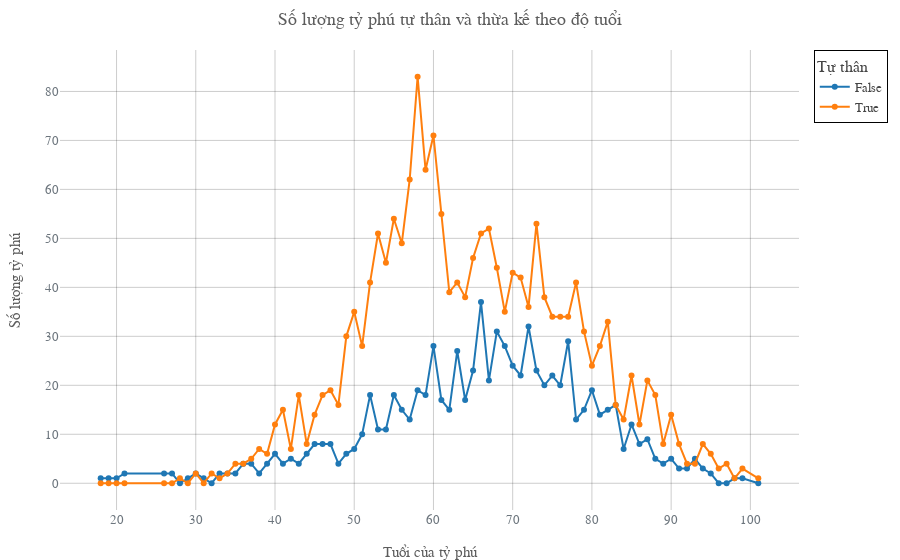

Notebook code cell kept with this figure:
### Markdown cell above
#### **Giả thuyết:** Phần lớn tỉ phú dưới 30 tuổi là tỉ phú thừa kế.

### Code cell
age_self_made_counts = df.groupby(
    ['age', 'selfMade']).size().unstack(fill_value=0)

age_self_made_counts_reset = age_self_made_counts.reset_index()
age_self_made_counts_melted = age_self_made_counts_reset.melt(
    id_vars=['age'], var_name='selfMade', value_name='Count')

# Vẽ biểu đồ với Plotly
fig = px.line(
    age_self_made_counts_melted,
    x='age',
    y='Count',
    color='selfMade',
    markers=True,
    labels={'age': 'Tuổi của tỷ phú',
            'Count': 'Số lượng tỷ phú', 'selfMade': 'Tự thân'},
    title="Số lượng tỷ phú tự thân và thừa kế theo độ tuổi"
)

# Hiển thị biểu đồ
fig.show()

### Figure 1 — Plotly figure (JSON) as saved in the notebook; plotly's stock layout.template omitted (floating-point values rounded to 4 significant figures)
{"data": [{"hovertemplate": "Tự thân=False<br>Tuổi của tỷ phú=%{x}<br>Số lượng tỷ phú=%{y}<extra></extra>", "legendgroup": "False", "line": {"color": "#1F77B4", "dash": "solid"}, "marker": {"symbol": "circle"}, "mode": "lines+markers", "name": "False", "orientation": "v", "showlegend": true, "type": "scatter", "x": [18, 19, 20, 21, 26, 27, 28, 29, 30, 31, 32, 33, 34, 35, 36, 37, 38, 39, 40, 41, 42, 43, 44, 45, 46, 47, 48, 49, 50, 51, 52, 53, 54, 55, 56, 57, 58, 59, 60, 61, 62, 63, 64, 65, 66, 67, 68, 69, 70, 71, 72, 73, 74, 75, 76, 77, 78, 79, 80, 81, 82, 83, 84, 85, 86, 87, 88, 89, 90, 91, 92, 93, 94, 95, 96, 97, 98, 99, 101], "xaxis": "x", "y": [1, 1, 1, 2, 2, 2, 0, 1, 2, 1, 0, 2, 2, 2, 4, 4, 2, 4, 6, 4, 5, 4, 6, 8, 8, 8, 4, 6, 7, 10, 18, 11, 11, 18, 15, 13, 19, 18, 28, 17, 15, 27, 17, 23, 37, 21, 31, 28, 24, 22, 32, 23, 20, 22, 20, 29, 13, 15, 19, 14, 15, 16, 7, 12, 8, 9, 5, 4, 5, 3, 3, 5, 3, 2, 0, 0, 1, 1, 0], "yaxis": "y"}, {"hovertemplate": "Tự thân=True<br>Tuổi của tỷ phú=%{x}<br>Số lượng tỷ phú=%{y}<extra></extra>", "legendgroup": "True", "line": {"color": "#FF7F0E", "dash": "solid"}, "marker": {"symbol": "circle"}, "mode": "lines+markers", "name": "True", "orientation": "v", "showlegend": true, "type": "scatter", "x": [18, 19, 20, 21, 26, 27, 28, 29, 30, 31, 32, 33, 34, 35, 36, 37, 38, 39, 40, 41, 42, 43, 44, 45, 46, 47, 48, 49, 50, 51, 52, 53, 54, 55, 56, 57, 58, 59, 60, 61, 62, 63, 64, 65, 66, 67, 68, 69, 70, 71, 72, 73, 74, 75, 76, 77, 78, 79, 80, 81, 82, 83, 84, 85, 86, 87, 88, 89, 90, 91, 92, 93, 94, 95, 96, 97, 98, 99, 101], "xaxis": "x", "y": [0, 0, 0, 0, 0, 0, 1, 0, 2, 0, 2, 1, 2, 4, 4, 5, 7, 6, 12, 15, 7, 18, 8, 14, 18, 19, 16, 30, 35, 28, 41, 51, 45, 54, 49, 62, 83, 64, 71, 55, 39, 41, 38, 46, 51, 52, 44, 35, 43, 42, 36, 53, 38, 34, 34, 34, 41, 31, 24, 28, 33, 16, 13, 22, 12, 21, 18, 8, 14, 8, 4, 4, 8, 6, 3, 4, 1, 3, 1], "yaxis": "y"}], "layout": {"legend": {"title": {"text": "Tự thân"}, "tracegroupgap": 0}, "title": {"text": "Số lượng tỷ phú tự thân và thừa kế theo độ tuổi"}, "xaxis": {"anchor": "y", "domain": [0, 1], "title": {"text": "Tuổi của tỷ phú"}}, "yaxis": {"anchor": "x", "domain": [0, 1], "title": {"text": "Số lượng tỷ phú"}}}}
